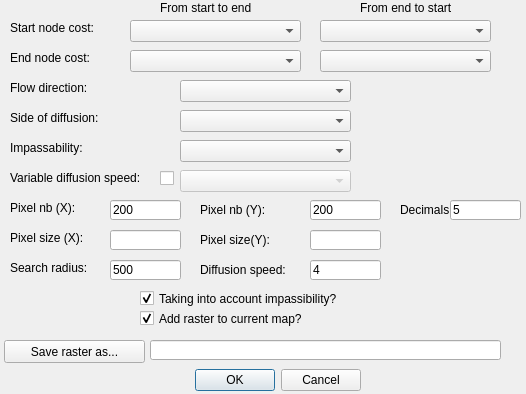
<?xml version="1.0" encoding="UTF-8"?>
<ui version="4.0">
 <class>LinearInterpolationDialogBase</class>
 <widget class="QDialog" name="LinearInterpolationDialogBase">
  <property name="geometry">
   <rect>
    <x>0</x>
    <y>0</y>
    <width>526</width>
    <height>394</height>
   </rect>
  </property>
  <property name="windowTitle">
   <string>Linear Interpolation</string>
  </property>
  <widget class="QDialogButtonBox" name="button_box">
   <property name="geometry">
    <rect>
     <x>20</x>
     <y>360</y>
     <width>341</width>
     <height>41</height>
    </rect>
   </property>
   <property name="orientation">
    <enum>Qt::Horizontal</enum>
   </property>
   <property name="standardButtons">
    <set>QDialogButtonBox::Cancel|QDialogButtonBox::Ok</set>
   </property>
  </widget>
  <widget class="QComboBox" name="comboBox">
   <property name="geometry">
    <rect>
     <x>130</x>
     <y>20</y>
     <width>171</width>
     <height>22</height>
    </rect>
   </property>
  </widget>
  <widget class="QComboBox" name="comboBox_2">
   <property name="geometry">
    <rect>
     <x>130</x>
     <y>50</y>
     <width>171</width>
     <height>22</height>
    </rect>
   </property>
  </widget>
  <widget class="QComboBox" name="comboBox_3">
   <property name="geometry">
    <rect>
     <x>180</x>
     <y>80</y>
     <width>171</width>
     <height>22</height>
    </rect>
   </property>
  </widget>
  <widget class="QComboBox" name="comboBox_4">
   <property name="geometry">
    <rect>
     <x>180</x>
     <y>110</y>
     <width>171</width>
     <height>22</height>
    </rect>
   </property>
   <property name="currentIndex">
    <number>-1</number>
   </property>
  </widget>
  <widget class="QComboBox" name="comboBox_5">
   <property name="geometry">
    <rect>
     <x>180</x>
     <y>140</y>
     <width>171</width>
     <height>22</height>
    </rect>
   </property>
  </widget>
  <widget class="QLineEdit" name="lineEdit">
   <property name="geometry">
    <rect>
     <x>110</x>
     <y>200</y>
     <width>71</width>
     <height>20</height>
    </rect>
   </property>
   <property name="text">
    <string>200</string>
   </property>
  </widget>
  <widget class="QLineEdit" name="lineEdit_2">
   <property name="geometry">
    <rect>
     <x>310</x>
     <y>200</y>
     <width>71</width>
     <height>20</height>
    </rect>
   </property>
   <property name="text">
    <string>200</string>
   </property>
  </widget>
  <widget class="QLineEdit" name="lineEdit_3">
   <property name="geometry">
    <rect>
     <x>110</x>
     <y>230</y>
     <width>71</width>
     <height>20</height>
    </rect>
   </property>
  </widget>
  <widget class="QLineEdit" name="lineEdit_4">
   <property name="geometry">
    <rect>
     <x>310</x>
     <y>230</y>
     <width>71</width>
     <height>20</height>
    </rect>
   </property>
  </widget>
  <widget class="QCheckBox" name="checkBox">
   <property name="geometry">
    <rect>
     <x>140</x>
     <y>290</y>
     <width>331</width>
     <height>17</height>
    </rect>
   </property>
   <property name="text">
    <string>Taking into account impassibility?</string>
   </property>
   <property name="checked">
    <bool>true</bool>
   </property>
   <property name="tristate">
    <bool>false</bool>
   </property>
  </widget>
  <widget class="QLabel" name="label">
   <property name="geometry">
    <rect>
     <x>10</x>
     <y>20</y>
     <width>111</width>
     <height>16</height>
    </rect>
   </property>
   <property name="text">
    <string>Start node cost:</string>
   </property>
  </widget>
  <widget class="QLabel" name="label_2">
   <property name="geometry">
    <rect>
     <x>10</x>
     <y>50</y>
     <width>111</width>
     <height>16</height>
    </rect>
   </property>
   <property name="text">
    <string>End node cost:</string>
   </property>
  </widget>
  <widget class="QLabel" name="label_3">
   <property name="geometry">
    <rect>
     <x>10</x>
     <y>80</y>
     <width>91</width>
     <height>16</height>
    </rect>
   </property>
   <property name="text">
    <string>Flow direction:</string>
   </property>
  </widget>
  <widget class="QLabel" name="label_4">
   <property name="geometry">
    <rect>
     <x>10</x>
     <y>110</y>
     <width>101</width>
     <height>16</height>
    </rect>
   </property>
   <property name="text">
    <string>Side of diffusion:</string>
   </property>
  </widget>
  <widget class="QLabel" name="label_5">
   <property name="geometry">
    <rect>
     <x>10</x>
     <y>140</y>
     <width>101</width>
     <height>16</height>
    </rect>
   </property>
   <property name="text">
    <string>Impassability:</string>
   </property>
  </widget>
  <widget class="QLabel" name="label_6">
   <property name="geometry">
    <rect>
     <x>10</x>
     <y>200</y>
     <width>91</width>
     <height>16</height>
    </rect>
   </property>
   <property name="text">
    <string>Pixel nb (X):</string>
   </property>
  </widget>
  <widget class="QLineEdit" name="lineEdit_5">
   <property name="geometry">
    <rect>
     <x>110</x>
     <y>260</y>
     <width>71</width>
     <height>20</height>
    </rect>
   </property>
   <property name="text">
    <string>500</string>
   </property>
  </widget>
  <widget class="QLabel" name="label_7">
   <property name="geometry">
    <rect>
     <x>200</x>
     <y>200</y>
     <width>91</width>
     <height>20</height>
    </rect>
   </property>
   <property name="text">
    <string>Pixel nb (Y):</string>
   </property>
  </widget>
  <widget class="QLabel" name="label_8">
   <property name="geometry">
    <rect>
     <x>10</x>
     <y>230</y>
     <width>91</width>
     <height>16</height>
    </rect>
   </property>
   <property name="text">
    <string>Pixel size (X):</string>
   </property>
  </widget>
  <widget class="QLabel" name="label_9">
   <property name="geometry">
    <rect>
     <x>200</x>
     <y>230</y>
     <width>91</width>
     <height>20</height>
    </rect>
   </property>
   <property name="text">
    <string>Pixel size(Y):</string>
   </property>
  </widget>
  <widget class="QLabel" name="label_10">
   <property name="geometry">
    <rect>
     <x>10</x>
     <y>260</y>
     <width>91</width>
     <height>16</height>
    </rect>
   </property>
   <property name="text">
    <string>Search radius:</string>
   </property>
  </widget>
  <widget class="QCheckBox" name="checkBox_2">
   <property name="geometry">
    <rect>
     <x>140</x>
     <y>310</y>
     <width>381</width>
     <height>17</height>
    </rect>
   </property>
   <property name="text">
    <string>Add raster to current map?</string>
   </property>
   <property name="checked">
    <bool>true</bool>
   </property>
  </widget>
  <widget class="QLabel" name="label_11">
   <property name="geometry">
    <rect>
     <x>200</x>
     <y>260</y>
     <width>111</width>
     <height>20</height>
    </rect>
   </property>
   <property name="text">
    <string>Diffusion speed:</string>
   </property>
  </widget>
  <widget class="QLineEdit" name="lineEdit_6">
   <property name="geometry">
    <rect>
     <x>310</x>
     <y>260</y>
     <width>71</width>
     <height>20</height>
    </rect>
   </property>
   <property name="text">
    <string>4</string>
   </property>
  </widget>
  <widget class="QComboBox" name="comboBox_6">
   <property name="enabled">
    <bool>false</bool>
   </property>
   <property name="geometry">
    <rect>
     <x>180</x>
     <y>170</y>
     <width>171</width>
     <height>22</height>
    </rect>
   </property>
  </widget>
  <widget class="QLabel" name="label_12">
   <property name="geometry">
    <rect>
     <x>10</x>
     <y>170</y>
     <width>151</width>
     <height>16</height>
    </rect>
   </property>
   <property name="text">
    <string>Variable diffusion speed:</string>
   </property>
  </widget>
  <widget class="QCheckBox" name="checkBox_3">
   <property name="geometry">
    <rect>
     <x>160</x>
     <y>170</y>
     <width>16</width>
     <height>17</height>
    </rect>
   </property>
   <property name="text">
    <string/>
   </property>
  </widget>
  <widget class="QComboBox" name="comboBox_7">
   <property name="geometry">
    <rect>
     <x>320</x>
     <y>20</y>
     <width>171</width>
     <height>22</height>
    </rect>
   </property>
  </widget>
  <widget class="QComboBox" name="comboBox_8">
   <property name="geometry">
    <rect>
     <x>320</x>
     <y>50</y>
     <width>171</width>
     <height>22</height>
    </rect>
   </property>
  </widget>
  <widget class="QLabel" name="label_13">
   <property name="geometry">
    <rect>
     <x>160</x>
     <y>0</y>
     <width>91</width>
     <height>16</height>
    </rect>
   </property>
   <property name="text">
    <string>From start to end</string>
   </property>
  </widget>
  <widget class="QLabel" name="label_14">
   <property name="geometry">
    <rect>
     <x>360</x>
     <y>0</y>
     <width>91</width>
     <height>16</height>
    </rect>
   </property>
   <property name="text">
    <string>From end to start</string>
   </property>
  </widget>
  <widget class="QLabel" name="label_15">
   <property name="geometry">
    <rect>
     <x>400</x>
     <y>200</y>
     <width>51</width>
     <height>20</height>
    </rect>
   </property>
   <property name="text">
    <string>Decimals:</string>
   </property>
  </widget>
  <widget class="QLineEdit" name="lineEdit_7">
   <property name="geometry">
    <rect>
     <x>450</x>
     <y>200</y>
     <width>71</width>
     <height>20</height>
    </rect>
   </property>
   <property name="text">
    <string>5</string>
   </property>
  </widget>
  <widget class="QPushButton" name="pushButton">
   <property name="geometry">
    <rect>
     <x>4</x>
     <y>340</y>
     <width>141</width>
     <height>23</height>
    </rect>
   </property>
   <property name="text">
    <string>Save raster as...</string>
   </property>
  </widget>
  <widget class="QLineEdit" name="lineEdit_8">
   <property name="geometry">
    <rect>
     <x>150</x>
     <y>340</y>
     <width>351</width>
     <height>20</height>
    </rect>
   </property>
   <property name="text">
    <string/>
   </property>
  </widget>
 </widget>
 <tabstops>
  <tabstop>comboBox</tabstop>
  <tabstop>comboBox_2</tabstop>
  <tabstop>comboBox_3</tabstop>
  <tabstop>comboBox_4</tabstop>
  <tabstop>comboBox_5</tabstop>
  <tabstop>checkBox_3</tabstop>
  <tabstop>comboBox_6</tabstop>
  <tabstop>lineEdit</tabstop>
  <tabstop>lineEdit_2</tabstop>
  <tabstop>lineEdit_7</tabstop>
  <tabstop>lineEdit_3</tabstop>
  <tabstop>lineEdit_4</tabstop>
  <tabstop>lineEdit_5</tabstop>
  <tabstop>lineEdit_6</tabstop>
  <tabstop>checkBox</tabstop>
  <tabstop>checkBox_2</tabstop>
  <tabstop>pushButton</tabstop>
  <tabstop>lineEdit_8</tabstop>
  <tabstop>comboBox_7</tabstop>
  <tabstop>comboBox_8</tabstop>
 </tabstops>
 <resources/>
 <connections>
  <connection>
   <sender>button_box</sender>
   <signal>accepted()</signal>
   <receiver>LinearInterpolationDialogBase</receiver>
   <slot>accept()</slot>
   <hints>
    <hint type="sourcelabel">
     <x>20</x>
     <y>360</y>
    </hint>
    <hint type="destinationlabel">
     <x>20</x>
     <y>20</y>
    </hint>
   </hints>
  </connection>
  <connection>
   <sender>button_box</sender>
   <signal>rejected()</signal>
   <receiver>LinearInterpolationDialogBase</receiver>
   <slot>reject()</slot>
   <hints>
    <hint type="sourcelabel">
     <x>20</x>
     <y>360</y>
    </hint>
    <hint type="destinationlabel">
     <x>20</x>
     <y>20</y>
    </hint>
   </hints>
  </connection>
 </connections>
</ui>
